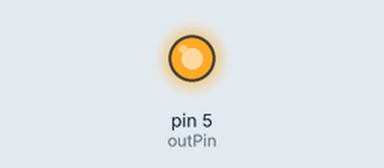
This sketch was run on a simulated Arduino Uno, built with avr-gcc and run on an emulated ATmega328P. On the bench: output pins drawn as LEDs (lit = HIGH).

Above: at 0.12 s.
At 3.3 s:
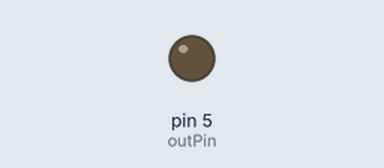
Timing chart, 0 to 5.2 s (numbered marks = the images above):
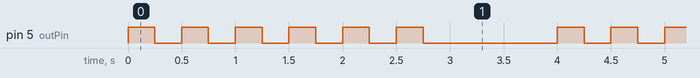

Measured:
- by itself, pin 5 (outPin): repeats every 4.0 s: 5 × (LOW 0.25 s, HIGH 0.25 s), LOW 1.3 s, HIGH 0.25 s
- by itself, everything shown: repeats every 4.0 s, in 12 steps

The sketch:

Salida_de_alta_corriente_de_consumo.ino
```cpp
int outPin = 5; // pin de salida para el MOSFET
void setup()
{
pinMode(outPin, OUTPUT); // pin5 como salida
}
void loop()
{
for (int i=0; i<=5; i++)
// repetir bucle 5 veces
{
digitalWrite(outPin, HIGH); // activa el MOSFET
delay(250); // espera 1/4 segundo
digitalWrite(outPin, LOW); // desactiva el MOSFET
delay(250); // espera 1/4 segundo
}
delay(1000); // espera 1 segundo
}
```
